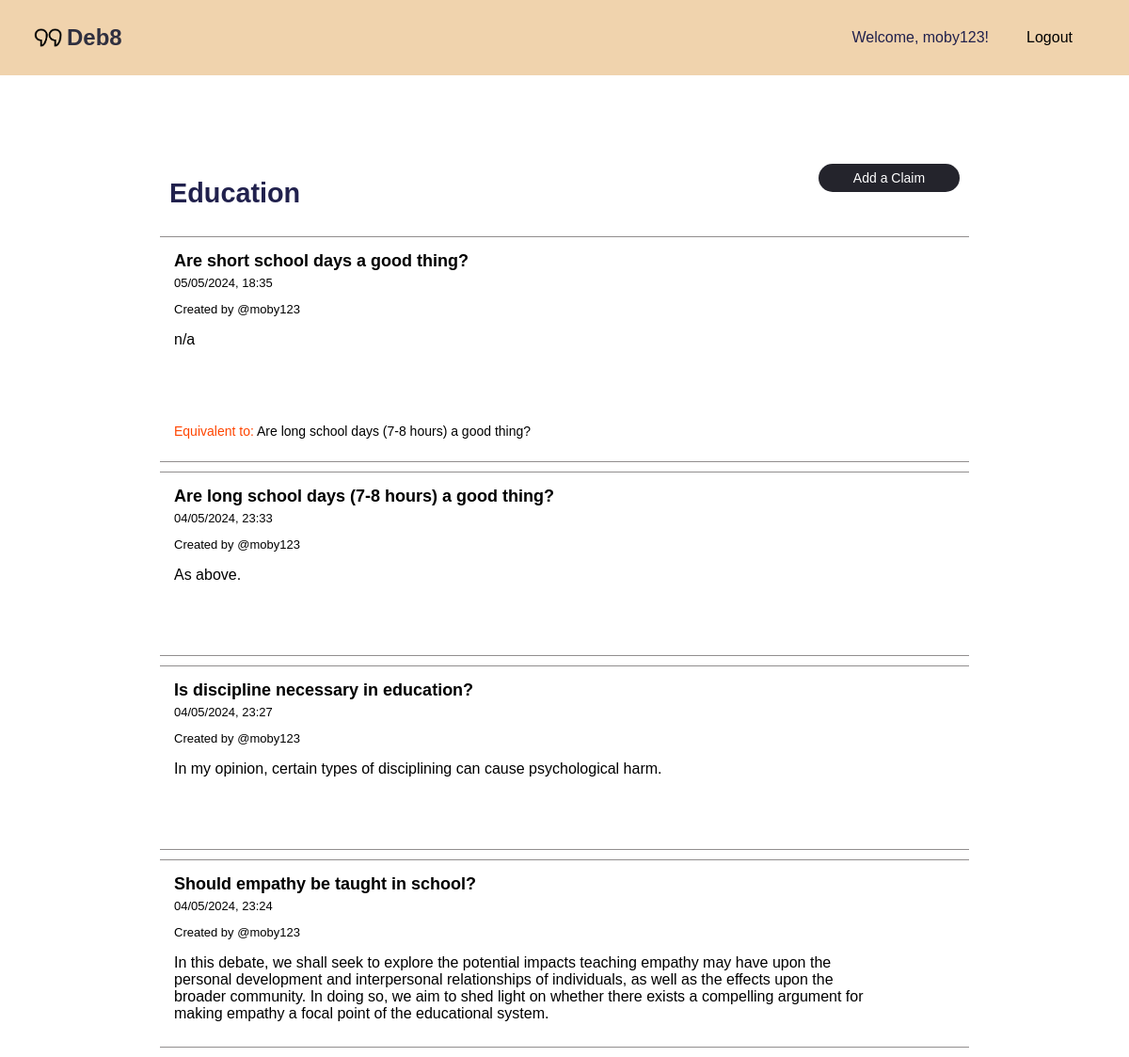
The page /topic/60 (signed in) on the database its author committed.
### tables this page shows
CREATE TABLE topic (
    topicID INTEGER PRIMARY KEY AUTOINCREMENT,
    topicName TEXT NOT NULL,
    postingUser INTEGER,
    creationTime INTEGER NOT NULL DEFAULT (strftime('%m/%d/%Y %H:%M:%S', 'now')),
    updateTime INTEGER NOT NULL DEFAULT (strftime('%m/%d/%Y %H:%M:%S', 'now')),
    FOREIGN KEY (postingUser) REFERENCES user(userID) ON DELETE SET NULL ON UPDATE CASCADE
);

CREATE TABLE claim (
    claimID INTEGER PRIMARY KEY AUTOINCREMENT,
    topic INTEGER NOT NULL REFERENCES topic(topicID) ON DELETE CASCADE ON UPDATE CASCADE,
    postingUser INTEGER REFERENCES user(userID) ON DELETE SET NULL ON UPDATE CASCADE,
    creationTime INTEGER NOT NULL DEFAULT (strftime('%m/%d/%Y %H:%M', 'now')),
    updateTime INTEGER NOT NULL DEFAULT (strftime('%m/%d/%Y %H:%M', 'now')),
    claimHeader VARCHAR(100),
    text TEXT NOT NULL
);

CREATE TABLE claimToClaimType (
    claimRelTypeID INTEGER NOT NULL PRIMARY KEY AUTOINCREMENT,
    claimRelType TEXT NOT NULL
);

CREATE TABLE claimToClaim (
    claimRelID INTEGER NOT NULL PRIMARY KEY AUTOINCREMENT,
    first INTEGER NOT NULL REFERENCES claim(claimID) ON DELETE CASCADE ON UPDATE CASCADE,
    second INTEGER NOT NULL REFERENCES claim(claimID) ON DELETE CASCADE ON UPDATE CASCADE,
    claimRelType INTEGER NOT NULL REFERENCES claimToClaimType(claimRelTypeID) ON DELETE CASCADE ON UPDATE CASCADE,
    CONSTRAINT claimToClaimUnique UNIQUE (first, second)
);

### app.py (the view)
@app.route('/topic/<int:topicId>')
def topic(topicId):
    try:
        with sqlite3.connect('debate.sqlite') as connection:
            cursor = connection.cursor()
            cursor.execute('SELECT * FROM topic WHERE topicID = ? ORDER BY creationTime DESC' , (topicId,))
            topic = cursor.fetchone()
            if topic is None:
                return "Topic not found", 404
            topic_data = {'topicID': topic[0], 'topicName': topic[1]}
            context = {
                'topic_data': topic_data,
                'logged_in': session.get('logged_in', False),
                'username': session.get('username', None)
            }
            cursor.execute('''
                SELECT c.claimID, c.topic, c.postingUser, c.creationTime, c.updateTime, c.claimHeader, c.text, ct.claimRelType
                FROM claim c
                LEFT JOIN claimToClaim cc ON (c.claimID = cc.first OR c.claimID = cc.second)
                LEFT JOIN claimToClaimType ct ON cc.claimRelType = ct.claimRelTypeID
                WHERE c.topic = ? ORDER BY c.creationTime DESC
            ''', (topicId,))
            claims = cursor.fetchall()
            claim_data_list = []
            for claim in claims:
                cursor.execute('''
                    SELECT cc.second, cc.claimRelType, c.claimHeader
                    FROM claimToClaim cc
                    JOIN claim c ON cc.second = c.claimID
                    WHERE cc.first = ?
                ''', (claim[0],))
                related_claims = cursor.fetchall()
                related_claims_list = [{
                    'claimID': rel[0],
                    'relation': rel[1],
                    'claimHeader': rel[2]
                } for rel in related_claims]
                claim_data = {
                    'claimID': claim[0],
                    'topic': claim[1],
                    'postingUser': claim[2],
                    'creationTime': claim[3],
                    'updateTime': claim[4],
                    'claimHeader': claim[5],
                    'text': claim[6],
                    'claimType': claim[7] or "Unknown Type",
                    'relatedClaims': related_claims_list
                }
                claim_data_list.append(claim_data)
            related_claims_json = json.dumps(claim_data_list)
            context['claims'] = claim_data_list
            return render_template('topic.html', context=context, related_claims_json=related_claims_json)
    except Exception as e:
        return f"An error occurred while fetching topic: {e}"

### templates/topic.html (shortened to what this page needs)
{% extends "base.html" %}
{% block head %}
<link rel="stylesheet" type="text/css" href="{{url_for('static', filename='topic.css')}}">
{% endblock %}
{% block content %}
<div class="main-container">
    <div class="main-header">
        <h3 id="topic-header">{{ context.topic_data.topicName }}</h3>
        <p id="add" class="add" style="cursor: pointer;">Add a Claim</p>
    </div>
    <div class="claims">
        {% for claim in context.claims %}
        <div class="claim-container">
            <a id="header" href="{{ url_for('view_claim', claim_id=claim.claimID) }}">{{claim.claimHeader}}</a>
            <div class="first-cont">
                <p class="info" id="time">{{claim.creationTime}}</p>
                <p class="info-user">Created by @{{claim.postingUser}}</p>
            </div>
            <div class="claim-info">
                <div class="text">
                    <p>{{ claim.text }}</p>
                </div>
            </div>
            {% if claim.relatedClaims %}
            <div class="orange">
                <p>{{ claim.claimType }} to:
                    {% for related in claim.relatedClaims %}
                        <a href="/claim/{{ related.claimID }}" class="related-claim-link">{{ related.claimHeader }}</a>
                    {% endfor %}
                </p>
            </div>
        {% endif %}
        </div>
        {% endfor %}
    </div>
</div>
{% endblock %}

### static/base.css (style rules this page uses)
* { font-family: Arial; }
body { padding: 0; margin: 0; background-color: white; }
a { text-decoration: none; cursor: pointer; color: black; }
.main-header h3 { color: #21214d; font-size: 1.8rem; }
h3 { color: #21214d; font-size: 1.8rem; }

### static/topic.css (style rules this page uses)
.main-container { width: 100vw; min-height: 100vh; height: auto; display: flex; flex-direction: column; align-items: center; justify-content: flex-start; }
.main-header { display: flex; justify-content: space-between; width: 70%; font-size: 1.2rem; margin-top: 10vh; }
.claims { display: flex; flex-direction: column; align-items: center; width: 100%; }
.claim-container { display: flex; flex-direction: column; justify-content: flex-start; align-items: flex-start; width: 70%; margin-bottom: 10px; padding: 10px; background-color: white; border-top: 0.5px solid #918e8e; border-bottom: 0.5px solid #918e8e; }
#header { color: black; font-size: 18px; font-weight: 600; margin-right: 7px; margin-top: 0; padding: 5px; }
#add, .add { display: flex; justify-content: center; align-items: center; height: 30px; width: 150px; color: white; background-color: #24242c; border-radius: 15px; font-size: 14px; }
.claim-info { display: flex; flex-direction: column; margin-left: 5px; align-items: flex-start; width: 90%; min-height: 100px; margin-left: 5px; }
.info { font-size: 13px; margin: 0 0 0 5px; }
.info-user { margin-left: 5px; margin-bottom: 0; font-size: 13px; }
.first-cont { display: flex; flex-direction: column; height: auto; min-width: 200px; justify-content: flex-start; align-items: flex-start; }
.orange { color: orangered; font-size: 14px; margin-top: 0; margin-left: 5px; }

### rows shown on the page
topic: topic_data.topicName "Education"
claim: claimHeader "Are short school days a good thing?", creationTime "05/05/2024, 18:35", postingUser "moby123", text "n/a", claimType "Equivalent"
claimToClaim: claimHeader "Are long school days (7-8 hours) a good thing?"
claim: claimHeader "Are long school days (7-8 hours) a good thing?", creationTime "04/05/2024, 23:33", postingUser "moby123", text "As above."
claim: claimHeader "Is discipline necessary in education?", creationTime "04/05/2024, 23:27", postingUser "moby123", text "In my opinion, certain types of disciplining can cause psychological harm."
claim: claimHeader "Should empathy be taught in school?", creationTime "04/05/2024, 23:24", postingUser "moby123", text "In this debate, we shall seek to explore the potential impacts teaching empathy may have upon the personal development and interpersonal relationships of individuals, as well as the effects upon the broader community. In doing so, we aim to shed light on whether there exists a compelling argument for making empathy a focal point of the educational system."

### other values the page prints
{{ context.username }} "moby123"
